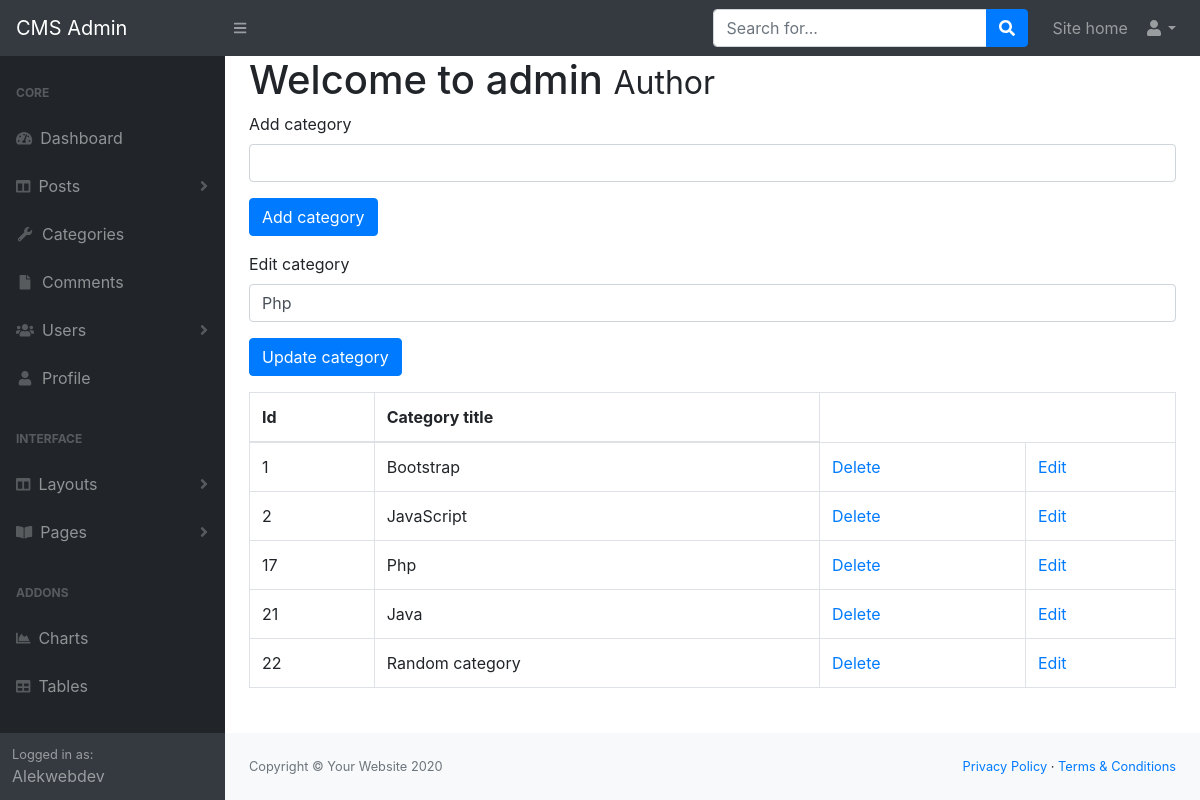
The app's page /admin/dist/categories.php?edit=17 with its own data.
### tables this page shows
CREATE TABLE `categories` (
  `cat_id` int(3) NOT NULL,
  `cat_title` varchar(255) NOT NULL
);

### admin/dist/functions.php (the view, shortened to what this page needs)
<?php
function find_all_categories() {
    global $connection;
    $query = "SELECT * FROM categories";
    $select_categories = mysqli_query($connection, $query);
    while($row = mysqli_fetch_assoc($select_categories)){
    $cat_id = $row['cat_id'];
    $cat_title = $row['cat_title'];
    echo "<tr>";
    echo "<td>{$cat_id}</td>";
    echo "<td>{$cat_title}</td>";
    echo "<td><a href='categories.php?delete={$cat_id}'>Delete</a></td>";
    echo "<td><a href='categories.php?edit={$cat_id}'>Edit</a></td>";
    echo "</tr>";
        }
}
?>

### admin/dist/update_categories.php (shortened to what this page needs)
<form action="" method ="post">
        <div class="form-group">
        <label for="cat_title">Edit category</label>
        <?php
            if(isset($_GET['edit'])){
                $cat_id = $_GET['edit'];
            $query = "SELECT * FROM categories WHERE cat_id = {$cat_id}";
            $select_categories_id = mysqli_query($connection, $query);
            while($row = mysqli_fetch_assoc($select_categories_id)){
                $cat_title = $row['cat_title'];
            }
            ?>
                <input value="<?php if(isset($cat_title)){echo $cat_title;}?>" class = "form-control" type="text" name="cat_title">
        <?php }
        ?>
        </div>
        <div class="form-group">
            <input class = "btn btn-primary" type="submit" name="update_category" value="Update category">
        </div>
    </form>

### records on screen
categories: cat_title "Php", cat_id "17"
categories: cat_id "1", cat_title "Bootstrap"
categories: cat_id "2", cat_title "JavaScript"
categories: cat_id "21", cat_title "Java"
categories: cat_id "22", cat_title "Random category"
